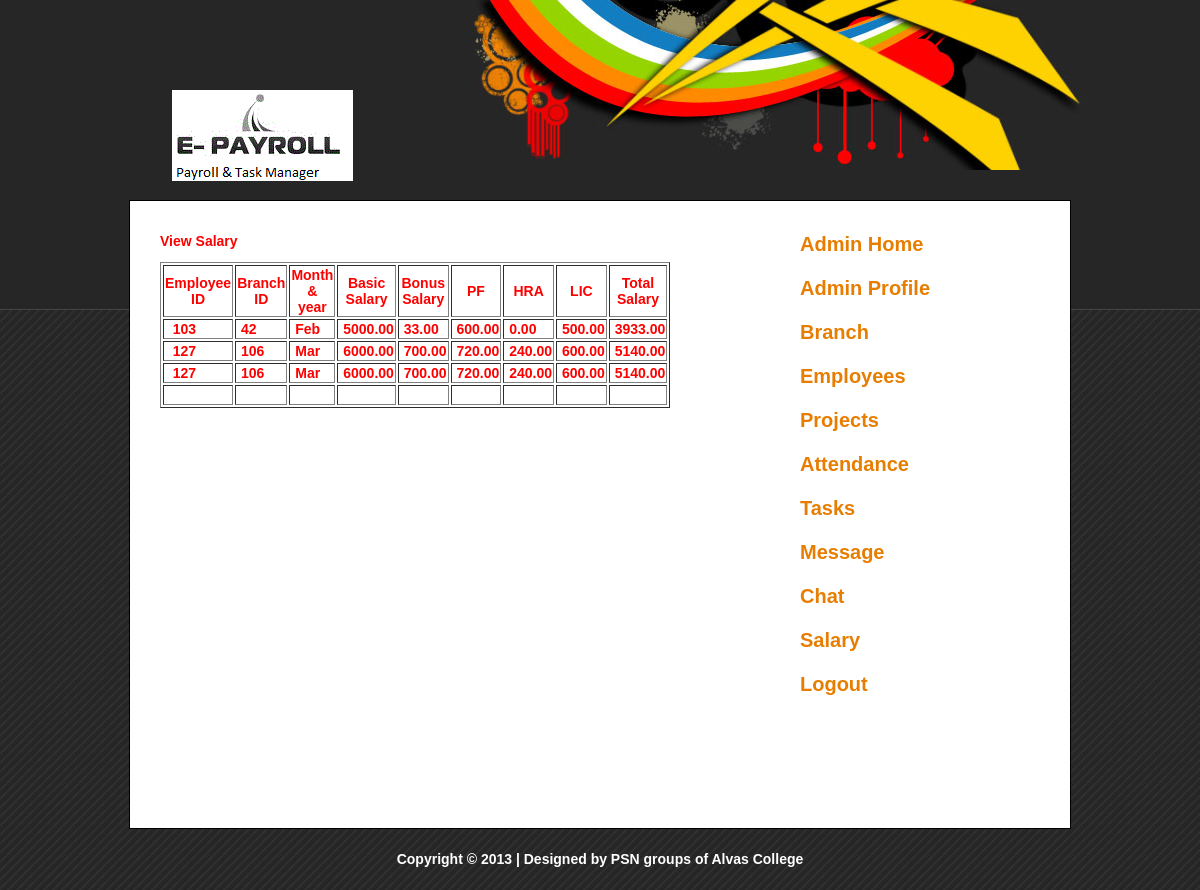
The app's page /viewsalary.php with its own data.
### tables this page shows
CREATE TABLE IF NOT EXISTS `salary` (
  `salaryid` int(10) NOT NULL AUTO_INCREMENT,
  `empid` int(10) NOT NULL,
  `branchid` int(10) NOT NULL,
  `month` varchar(20) NOT NULL,
  `year` int(15) NOT NULL,
  `basicsalary` float(15,2) NOT NULL,
  `bonussalary` double(10,2) NOT NULL,
  `pf` float(15,2) NOT NULL,
  `hra` float(15,2) NOT NULL,
  `lic` float(15,2) NOT NULL,
  `totalsalary` float(15,2) NOT NULL,
  `date` date NOT NULL,
  PRIMARY KEY (`salaryid`)
);

### viewsalary.php (the view, shortened to what this page needs)
<?php
    include("header.php");
if(isset($_SESSION[emid]))
{
$qresult=mysql_query("select * from salary where empid='$_SESSION[emid]'");
}
else
{
$qresult=mysql_query("select * from salary");
}
	?>
    <div id="templatemo_content">
        <div id="templatemo_content_left">
            <div>
              <p>View Salary<br />
              </p>
            </div>
   	      <table width="500" border="1">
       	      <tr>
       	        <th scope="col">Employee ID</th>
       	        <th scope="col">Branch ID</th>
       	        <th scope="col">Month &amp; year</th>
                <th scope="col">Basic Salary</th>
                <th scope="col">Bonus Salary</th>
                <th scope="col">PF</th>
       	        <th scope="col">HRA</th>
                <th scope="col">LIC</th>
                <th scope="col">Total Salary</th>
   	        </tr>
			                      	<?php
			while($arrvarsal=mysql_fetch_array($qresult))
			{
				echo "        <tr>
              <td>&nbsp; $arrvarsal[empid]</td>
              <td>&nbsp;$arrvarsal[branchid]</td>
              <td>&nbsp;$arrvarsal[month]$arrvar[year]</td></td>
			  <td>&nbsp;$arrvarsal[basicsalary]</td>
			  <td>&nbsp;$arrvarsal[bonussalary]</td>
			  <td>&nbsp;$arrvarsal[pf]</td>
			  <td>&nbsp;$arrvarsal[hra]</td>
			  <td>&nbsp;$arrvarsal[lic]</td>
			  <td>&nbsp;$arrvarsal[totalsalary]</td>
            </tr>";
			}
               ?>
		     	      <tr>
       	        <td>&nbsp;</td>
       	        <td>&nbsp;</td>
       	        <td>&nbsp;</td>
       	        <td>&nbsp;</td>
                <td>&nbsp;</td>
       	        <td>&nbsp;</td>
       	        <td>&nbsp;</td>
       	        <td>&nbsp;</td>
                <td>&nbsp;</td>
   	        </tr>
   	      </table>
   	      <p>&nbsp;</p>
            <div class="margin_bottom_40"></div>
        </div>
        <div id="templatemo_content_right">
        	<div class="content_right_section">
                      <?php
			 if($_SESSION["logintype"] = "Admin")
			 {
				include("adminsidebar.php");
			 }
			 else
			 {
				 include("empsidebar.php");
			 }
				?>
                <div class="margin_bottom_20"></div>
        	</div>
        </div>
    </div>
   <?php
   include("footer.php");
   ?>

### templatemo_style.css (style rules this page uses)
body { margin: 0; padding: 0; line-height: 1.5em; font-family: Arial, Helvetica, sans-serif; font-size: 11px; color: #333333; background: #262626 url(images/templatemo_main_bg_repeat.jpg); }
p { margin: 0px; padding: 0px; }
.margin_bottom_20 { clear: both; width: 100%; height: 20px; font-size: 1px; }
.margin_bottom_40 { clear: both; width: 100%; height: 40px; font-size: 1px; }
#templatemo_content { clear: both; width: 940px; margin: 30px 19px 0 19px; background: #ffffff; border: 1px solid #000; }
#templatemo_content #templatemo_content_left { float: left; width: 580px; padding: 30px; }
#templatemo_content_left p { padding-bottom: 10px; text-align: justify; }
#templatemo_content #templatemo_content_right { float: right; width: 240px; padding: 30px }
.content_right_section { clear: both; }

### header.php (style rules this page uses)
body,td,th { font-size: 14px; font-weight: bold; color: #F00; }
body { background-color: #FFF; }

### records on screen
salary: empid "103", branchid "42", month "Feb", basicsalary "5000.00", bonussalary "33.00", pf "600.00", hra "0.00", lic "500.00", totalsalary "3933.00"
salary: empid "127", branchid "106", month "Mar", basicsalary "6000.00", bonussalary "700.00", pf "720.00", hra "240.00", lic "600.00", totalsalary "5140.00"
salary: empid "127", branchid "106", month "Mar", basicsalary "6000.00", bonussalary "700.00", pf "720.00", hra "240.00", lic "600.00", totalsalary "5140.00"
